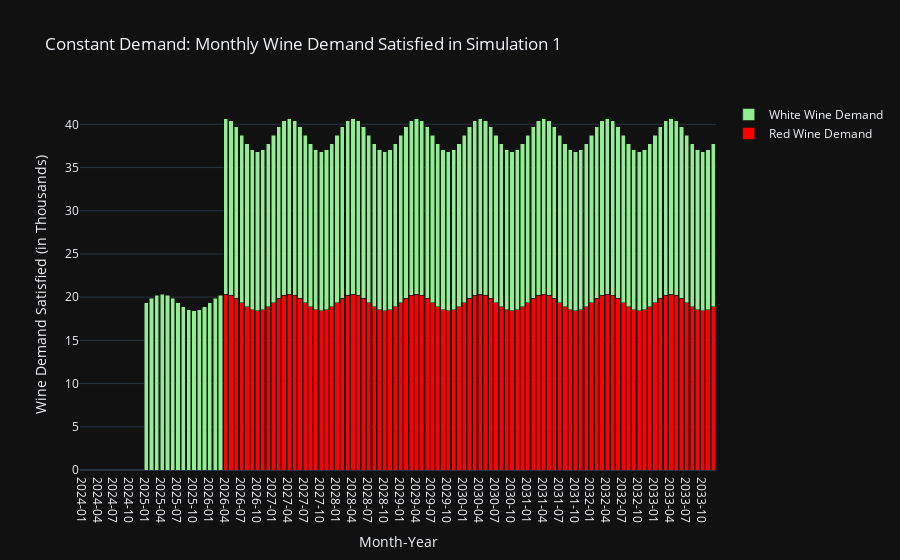

Source (notebook cell):
### Code cell
df = df1_sim1.copy()

# Aggregating the total demand for Red and White wine across all months for each country
red_columns = [col for col in df.columns if 'Red' in col]
white_columns = [col for col in df.columns if 'White' in col]

# Summing up the demand for Red and White wine for each country
total_red_demand = df[red_columns].sum().sum()
total_white_demand = df[white_columns].sum().sum()

# Convert 'Month' to datetime for proper sorting and display
df['Month'] = pd.to_datetime(df['Month'])

# Aggregate monthly total demand for Red and White wine across all countries
df['Total_Red_Demand'] = df[red_columns].sum(axis=1)
df['Total_White_Demand'] = df[white_columns].sum(axis=1)
df['Total_Wine_Demand'] = df['Total_Red_Demand'] + df['Total_White_Demand']

# Extracting year-month for the x-axis
df['Year_Month'] = df['Month'].dt.strftime('%Y-%m')

# Creating separate traces for Red and White wine demand over time
fig = go.Figure()

# Red wine demand trace
fig.add_trace(go.Bar(
    x=df['Year_Month'],
    y=df['Total_Red_Demand']*1000,
    name="Red Wine Demand",
    marker_color="red"
))

# White wine demand trace
fig.add_trace(go.Bar(
    x=df['Year_Month'],
    y=df['Total_White_Demand']*1000,
    name="White Wine Demand",
    marker_color="lightgreen"
))

fig.update_layout(
    title="Constant Demand: Monthly Wine Demand Satisfied in Simulation 1",
    xaxis_title="Month-Year",
    yaxis_title="Wine Demand Satisfied (in Thousands)",
    xaxis={'type': 'category'},  # Ensures that months are treated as distinct categories
    barmode='stack'  # Groups the bars for red and white wine side by side for each month
)
fig.update_layout(template='plotly_dark')
# This setup would allow for filtering by wine type by clicking on the legend items.
fig.show()

### Figure 1 — Plotly figure (JSON) as saved in the notebook; plotly's stock layout.template omitted (floating-point values rounded to 4 significant figures)
{"data": [{"marker": {"color": "red"}, "name": "Red Wine Demand", "type": "bar", "x": ["2024-01", "2024-02", "2024-03", "2024-04", "2024-05", "2024-06", "2024-07", "2024-08", "2024-09", "2024-10", "2024-11", "2024-12", "2025-01", "2025-02", "2025-03", "2025-04", "2025-05", "2025-06", "2025-07", "2025-08", "2025-09", "2025-10", "2025-11", "2025-12", "2026-01", "2026-02", "2026-03", "2026-04", "2026-05", "2026-06", "2026-07", "2026-08", "2026-09", "2026-10", "2026-11", "2026-12", "2027-01", "2027-02", "2027-03", "2027-04", "2027-05", "2027-06", "2027-07", "2027-08", "2027-09", "2027-10", "2027-11", "2027-12", "2028-01", "2028-02", "2028-03", "2028-04", "2028-05", "2028-06", "2028-07", "2028-08", "2028-09", "2028-10", "2028-11", "2028-12", "2029-01", "2029-02", "2029-03", "2029-04", "2029-05", "2029-06", "2029-07", "2029-08", "2029-09", "2029-10", "2029-11", "2029-12", "2030-01", "2030-02", "2030-03", "2030-04", "2030-05", "2030-06", "2030-07", "2030-08", "2030-09", "2030-10", "2030-11", "2030-12", "2031-01", "2031-02", "2031-03", "2031-04", "2031-05", "2031-06", "2031-07", "2031-08", "2031-09", "2031-10", "2031-11", "2031-12", "2032-01", "2032-02", "2032-03", "2032-04", "2032-05", "2032-06", "2032-07", "2032-08", "2032-09", "2032-10", "2032-11", "2032-12", "2033-01", "2033-02", "2033-03", "2033-04", "2033-05", "2033-06", "2033-07", "2033-08", "2033-09", "2033-10", "2033-11", "2033-12"], "y": [0, 0, 0, 0, 0, 0, 0, 0, 0, 0, 0, 0, 0, 0, 0, 0, 0, 0, 0, 0, 0, 0, 0, 0, 0, 0, 0, 20.34, 20.21, 19.86, 19.37, 18.89, 18.53, 18.4, 18.53, 18.89, 19.37, 19.86, 20.21, 20.34, 20.21, 19.86, 19.37, 18.89, 18.53, 18.4, 18.53, 18.89, 19.37, 19.86, 20.21, 20.34, 20.21, 19.86, 19.37, 18.89, 18.53, 18.4, 18.53, 18.89, 19.37, 19.86, 20.21, 20.34, 20.21, 19.86, 19.37, 18.89, 18.53, 18.4, 18.53, 18.89, 19.37, 19.86, 20.21, 20.34, 20.21, 19.86, 19.37, 18.89, 18.53, 18.4, 18.53, 18.89, 19.37, 19.86, 20.21, 20.34, 20.21, 19.86, 19.37, 18.89, 18.53, 18.4, 18.53, 18.89, 19.37, 19.86, 20.21, 20.34, 20.21, 19.86, 19.37, 18.89, 18.53, 18.4, 18.53, 18.89, 19.37, 19.86, 20.21, 20.34, 20.21, 19.86, 19.37, 18.89, 18.53, 18.4, 18.53, 18.89]}, {"marker": {"color": "lightgreen"}, "name": "White Wine Demand", "type": "bar", "x": ["2024-01", "2024-02", "2024-03", "2024-04", "2024-05", "2024-06", "2024-07", "2024-08", "2024-09", "2024-10", "2024-11", "2024-12", "2025-01", "2025-02", "2025-03", "2025-04", "2025-05", "2025-06", "2025-07", "2025-08", "2025-09", "2025-10", "2025-11", "2025-12", "2026-01", "2026-02", "2026-03", "2026-04", "2026-05", "2026-06", "2026-07", "2026-08", "2026-09", "2026-10", "2026-11", "2026-12", "2027-01", "2027-02", "2027-03", "2027-04", "2027-05", "2027-06", "2027-07", "2027-08", "2027-09", "2027-10", "2027-11", "2027-12", "2028-01", "2028-02", "2028-03", "2028-04", "2028-05", "2028-06", "2028-07", "2028-08", "2028-09", "2028-10", "2028-11", "2028-12", "2029-01", "2029-02", "2029-03", "2029-04", "2029-05", "2029-06", "2029-07", "2029-08", "2029-09", "2029-10", "2029-11", "2029-12", "2030-01", "2030-02", "2030-03", "2030-04", "2030-05", "2030-06", "2030-07", "2030-08", "2030-09", "2030-10", "2030-11", "2030-12", "2031-01", "2031-02", "2031-03", "2031-04", "2031-05", "2031-06", "2031-07", "2031-08", "2031-09", "2031-10", "2031-11", "2031-12", "2032-01", "2032-02", "2032-03", "2032-04", "2032-05", "2032-06", "2032-07", "2032-08", "2032-09", "2032-10", "2032-11", "2032-12", "2033-01", "2033-02", "2033-03", "2033-04", "2033-05", "2033-06", "2033-07", "2033-08", "2033-09", "2033-10", "2033-11", "2033-12"], "y": [0, 0, 0, 0, 0, 0, 0, 0, 0, 0, 0, 0, 19.37, 19.86, 20.21, 20.34, 20.21, 19.86, 19.37, 18.89, 18.53, 18.4, 18.53, 18.89, 19.37, 19.86, 20.21, 20.34, 20.21, 19.86, 19.37, 18.89, 18.53, 18.4, 18.53, 18.89, 19.37, 19.86, 20.21, 20.34, 20.21, 19.86, 19.37, 18.89, 18.53, 18.4, 18.53, 18.89, 19.37, 19.86, 20.21, 20.34, 20.21, 19.86, 19.37, 18.89, 18.53, 18.4, 18.53, 18.89, 19.37, 19.86, 20.21, 20.34, 20.21, 19.86, 19.37, 18.89, 18.53, 18.4, 18.53, 18.89, 19.37, 19.86, 20.21, 20.34, 20.21, 19.86, 19.37, 18.89, 18.53, 18.4, 18.53, 18.89, 19.37, 19.86, 20.21, 20.34, 20.21, 19.86, 19.37, 18.89, 18.53, 18.4, 18.53, 18.89, 19.37, 19.86, 20.21, 20.34, 20.21, 19.86, 19.37, 18.89, 18.53, 18.4, 18.53, 18.89, 19.37, 19.86, 20.21, 20.34, 20.21, 19.86, 19.37, 18.89, 18.53, 18.4, 18.53, 18.89]}], "layout": {"barmode": "stack", "title": {"text": "Constant Demand: Monthly Wine Demand Satisfied in Simulation 1"}, "xaxis": {"title": {"text": "Month-Year"}, "type": "category"}, "yaxis": {"title": {"text": "Wine Demand Satisfied (in Thousands)"}}}}
